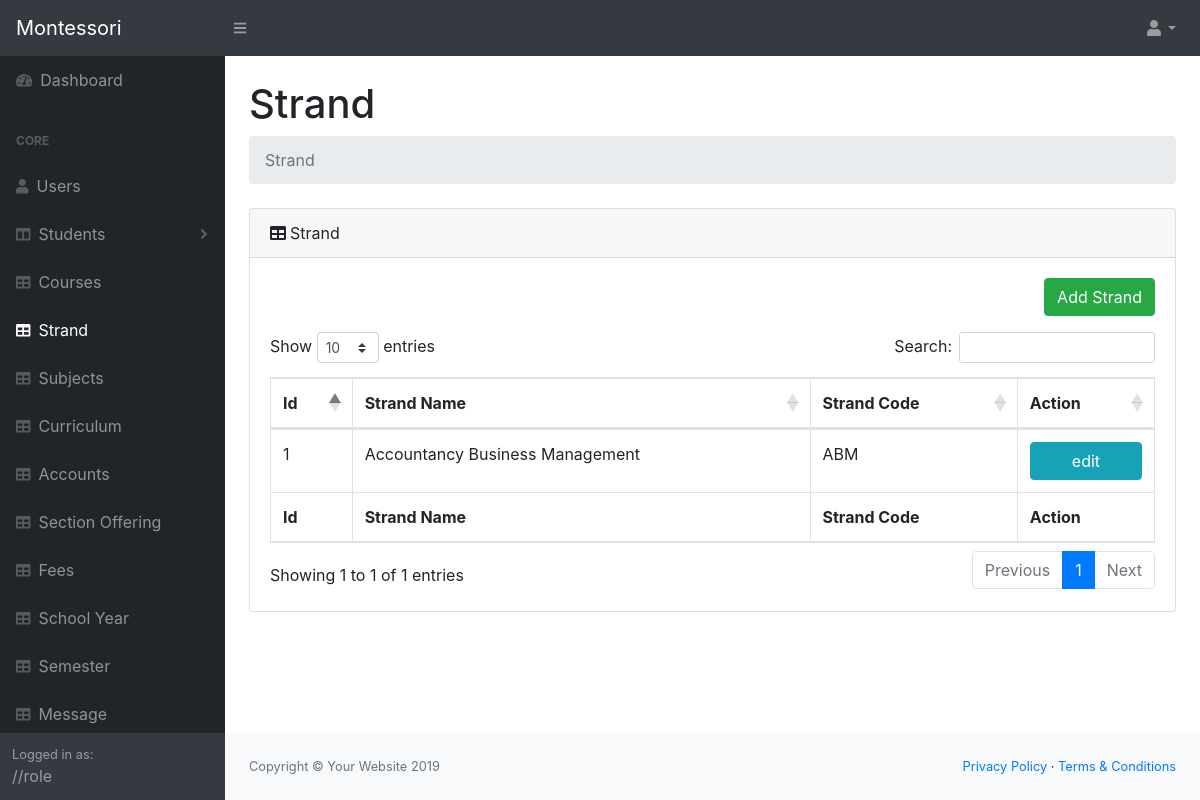
The page /system/pages/strands.php (signed in) on the database its author committed.
### tables this page shows
CREATE TABLE `strand` (
  `strand_id` int(11) NOT NULL,
  `strand_name` varchar(50) NOT NULL,
  `strandcode` varchar(50) NOT NULL
);

### system/pages/functions.php (called while the page is built, shortened)
<?php
$db = new DBController();
$strand = new Strand($db);

### system/pages/strands.php (the view, shortened to what this page needs)
<?php
include('header.php');
include('navigation.php');
$strandlist = $strand->getData();
?>
<main>
    <div class="container-fluid">
        <h1 class="mt-4">Strand</h1>
        <ol class="breadcrumb mb-4">
            <li class="breadcrumb-item active">Strand</li>
        </ol>
        <div class="card mb-4">
            <div class="card-header"><i class="fas fa-table mr-1"></i>Strand
            </div>
            <div class="card-body">
                <div class="d-flex justify-content-end mb-3">
                    <button class="btn btn-md btn-success" data-toggle="modal" data-target="#addModalStrand">Add Strand</button>
                </div>
                <div class="table-responsive">
                    <table class="table table-bordered" id="dataTable" width="100%" cellspacing="0">
                        <thead>
                            <tr>
                                <th>Id</th>
                                <th>Strand Name</th>
                                <th>Strand Code</th>
                                <th>Action</th>
                            </tr>
                        </thead>
                        <tfoot>
                            <tr>
                                <th>Id</th>
                                <th>Strand Name</th>
                                <th>Strand Code</th>
                                <th>Action</th>
                            </tr>
                        </tfoot>
                        <tbody>
                            <?php array_map(function ($strand) { ?>
                                <tr>
                                    <td><?= $strand['strand_id'] ?></td>
                                    <td><?= $strand['strand_name'] ?></td>
                                    <td><?= $strand['strandcode'] ?></td>
                                    <td>
                                        <a class="btn btn-block btn-info" data-toggle="modal" data-target="#editModalStrand" data-name="<?php echo $strand['strand_name']; ?>" data-code="<?php echo $strand['strandcode']; ?>" data-strandid="<?php echo $strand['strand_id']; ?>" href="">edit</a>
                                    </td>
                                </tr>
                            <?php }, $strandlist) ?>
                        </tbody>
                    </table>
                </div>
            </div>
        </div>
    </div>
</main>
<?php
include('footer.php');
?>

### rows shown on the page
strand: strand_id "1", strand_name "Accountancy Business Management", strandcode "ABM"
